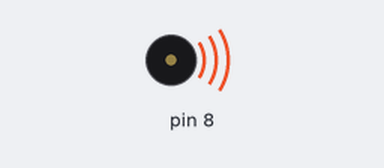
The sketch below on a simulated Arduino Uno, built with avr-gcc and run on an emulated ATmega328P. Shown: buzzer (waves = sounding).

Above: at 0.2 s.
Timing chart, 0 to 3.0 s (numbered marks = the images above):
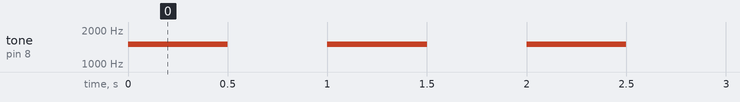

Measured:
- by itself, tone on pin 8: alternates 1500 Hz for 0.50 s and silent for 0.50 s

The sketch:

Piezo_1.ino
```cpp
void setup(){
  pinMode(8, OUTPUT);
}

void loop(){
  tone(8, 1500);
  delay(500);
  noTone(8);
  delay(500);
}
```
